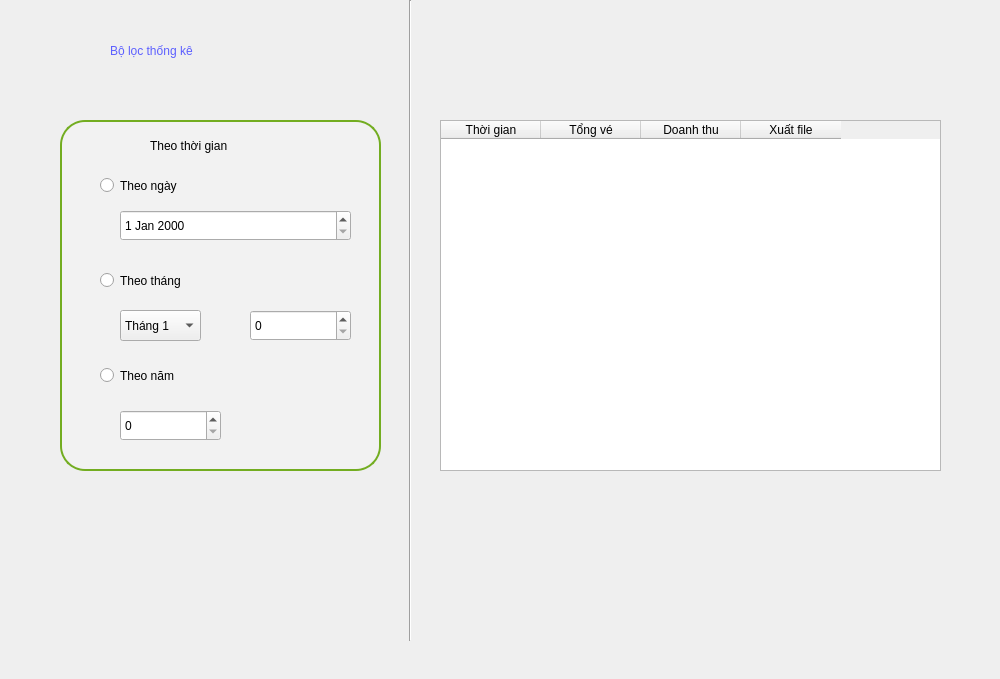
<?xml version="1.0" encoding="UTF-8"?>
<ui version="4.0">
 <class>TKveban</class>
 <widget class="QMainWindow" name="TKveban">
  <property name="geometry">
   <rect>
    <x>0</x>
    <y>0</y>
    <width>1000</width>
    <height>679</height>
   </rect>
  </property>
  <property name="windowTitle">
   <string>MainWindow</string>
  </property>
  <widget class="QWidget" name="centralwidget">
   <widget class="QRadioButton" name="radioButton_2">
    <property name="geometry">
     <rect>
      <x>90</x>
      <y>260</y>
      <width>101</width>
      <height>41</height>
     </rect>
    </property>
    <property name="styleSheet">
     <string notr="true">font: 12pt &quot;MS Shell Dlg 2&quot;;</string>
    </property>
    <property name="text">
     <string>Theo tháng</string>
    </property>
   </widget>
   <widget class="QRadioButton" name="radioButton">
    <property name="geometry">
     <rect>
      <x>90</x>
      <y>170</y>
      <width>121</width>
      <height>31</height>
     </rect>
    </property>
    <property name="styleSheet">
     <string notr="true">font: 12pt &quot;MS Shell Dlg 2&quot;;</string>
    </property>
    <property name="text">
     <string>Theo ngày</string>
    </property>
   </widget>
   <widget class="QSpinBox" name="spinBox_2">
    <property name="geometry">
     <rect>
      <x>240</x>
      <y>310</y>
      <width>101</width>
      <height>31</height>
     </rect>
    </property>
   </widget>
   <widget class="QLabel" name="label_2">
    <property name="geometry">
     <rect>
      <x>140</x>
      <y>130</y>
      <width>131</width>
      <height>31</height>
     </rect>
    </property>
    <property name="styleSheet">
     <string notr="true">font: 75 14pt &quot;MS Shell Dlg 2&quot;;</string>
    </property>
    <property name="text">
     <string>Theo thời gian</string>
    </property>
   </widget>
   <widget class="QRadioButton" name="radioButton_3">
    <property name="geometry">
     <rect>
      <x>90</x>
      <y>360</y>
      <width>101</width>
      <height>31</height>
     </rect>
    </property>
    <property name="styleSheet">
     <string notr="true">font: 12pt &quot;MS Shell Dlg 2&quot;;</string>
    </property>
    <property name="text">
     <string>Theo năm</string>
    </property>
   </widget>
   <widget class="Line" name="line">
    <property name="geometry">
     <rect>
      <x>400</x>
      <y>0</y>
      <width>20</width>
      <height>641</height>
     </rect>
    </property>
    <property name="orientation">
     <enum>Qt::Vertical</enum>
    </property>
   </widget>
   <widget class="QDateEdit" name="dateEdit">
    <property name="geometry">
     <rect>
      <x>110</x>
      <y>210</y>
      <width>231</width>
      <height>31</height>
     </rect>
    </property>
   </widget>
   <widget class="QLabel" name="label">
    <property name="geometry">
     <rect>
      <x>110</x>
      <y>20</y>
      <width>191</width>
      <height>61</height>
     </rect>
    </property>
    <property name="styleSheet">
     <string notr="true">font: 18pt &quot;MS Shell Dlg 2&quot;;
color:rgb(92, 95, 255);</string>
    </property>
    <property name="text">
     <string>Bộ lọc thống kê</string>
    </property>
   </widget>
   <widget class="QComboBox" name="comboBox">
    <property name="geometry">
     <rect>
      <x>110</x>
      <y>310</y>
      <width>81</width>
      <height>31</height>
     </rect>
    </property>
    <item>
     <property name="text">
      <string>Tháng 1</string>
     </property>
    </item>
    <item>
     <property name="text">
      <string>Tháng 2</string>
     </property>
    </item>
    <item>
     <property name="text">
      <string>Tháng 3</string>
     </property>
    </item>
    <item>
     <property name="text">
      <string>Tháng 4</string>
     </property>
    </item>
    <item>
     <property name="text">
      <string>Tháng 5</string>
     </property>
    </item>
    <item>
     <property name="text">
      <string>Tháng 6</string>
     </property>
    </item>
    <item>
     <property name="text">
      <string>Tháng 7</string>
     </property>
    </item>
    <item>
     <property name="text">
      <string>Tháng 8</string>
     </property>
    </item>
    <item>
     <property name="text">
      <string>Tháng 9</string>
     </property>
    </item>
    <item>
     <property name="text">
      <string>Tháng 10</string>
     </property>
    </item>
    <item>
     <property name="text">
      <string>Tháng 11</string>
     </property>
    </item>
    <item>
     <property name="text">
      <string>Tháng 12</string>
     </property>
    </item>
   </widget>
   <widget class="QSpinBox" name="spinBox">
    <property name="geometry">
     <rect>
      <x>110</x>
      <y>410</y>
      <width>101</width>
      <height>31</height>
     </rect>
    </property>
   </widget>
   <widget class="QTableView" name="tableView">
    <property name="geometry">
     <rect>
      <x>60</x>
      <y>120</y>
      <width>321</width>
      <height>351</height>
     </rect>
    </property>
    <property name="styleSheet">
     <string notr="true"> background-color: #f2f2f2;
 border-radius: 25px;
  border: 2px solid #73AD21;</string>
    </property>
   </widget>
   <widget class="QRadioButton" name="radioButton_4">
    <property name="geometry">
     <rect>
      <x>100</x>
      <y>260</y>
      <width>101</width>
      <height>41</height>
     </rect>
    </property>
    <property name="styleSheet">
     <string notr="true">font: 12pt &quot;MS Shell Dlg 2&quot;;</string>
    </property>
    <property name="text">
     <string>Theo tháng</string>
    </property>
   </widget>
   <widget class="QRadioButton" name="radioButton_5">
    <property name="geometry">
     <rect>
      <x>100</x>
      <y>170</y>
      <width>121</width>
      <height>31</height>
     </rect>
    </property>
    <property name="styleSheet">
     <string notr="true">font: 12pt &quot;MS Shell Dlg 2&quot;;</string>
    </property>
    <property name="text">
     <string>Theo ngày</string>
    </property>
   </widget>
   <widget class="QSpinBox" name="spinBox_3">
    <property name="geometry">
     <rect>
      <x>250</x>
      <y>310</y>
      <width>101</width>
      <height>31</height>
     </rect>
    </property>
   </widget>
   <widget class="QLabel" name="label_3">
    <property name="geometry">
     <rect>
      <x>150</x>
      <y>130</y>
      <width>131</width>
      <height>31</height>
     </rect>
    </property>
    <property name="styleSheet">
     <string notr="true">font: 75 14pt &quot;MS Shell Dlg 2&quot;;</string>
    </property>
    <property name="text">
     <string>Theo thời gian</string>
    </property>
   </widget>
   <widget class="QRadioButton" name="radioButton_6">
    <property name="geometry">
     <rect>
      <x>100</x>
      <y>360</y>
      <width>101</width>
      <height>31</height>
     </rect>
    </property>
    <property name="styleSheet">
     <string notr="true">font: 12pt &quot;MS Shell Dlg 2&quot;;</string>
    </property>
    <property name="text">
     <string>Theo năm</string>
    </property>
   </widget>
   <widget class="QDateEdit" name="dateEdit_2">
    <property name="geometry">
     <rect>
      <x>120</x>
      <y>210</y>
      <width>231</width>
      <height>31</height>
     </rect>
    </property>
   </widget>
   <widget class="QComboBox" name="comboBox_2">
    <property name="geometry">
     <rect>
      <x>120</x>
      <y>310</y>
      <width>81</width>
      <height>31</height>
     </rect>
    </property>
    <item>
     <property name="text">
      <string>Tháng 1</string>
     </property>
    </item>
    <item>
     <property name="text">
      <string>Tháng 2</string>
     </property>
    </item>
    <item>
     <property name="text">
      <string>Tháng 3</string>
     </property>
    </item>
    <item>
     <property name="text">
      <string>Tháng 4</string>
     </property>
    </item>
    <item>
     <property name="text">
      <string>Tháng 5</string>
     </property>
    </item>
    <item>
     <property name="text">
      <string>Tháng 6</string>
     </property>
    </item>
    <item>
     <property name="text">
      <string>Tháng 7</string>
     </property>
    </item>
    <item>
     <property name="text">
      <string>Tháng 8</string>
     </property>
    </item>
    <item>
     <property name="text">
      <string>Tháng 9</string>
     </property>
    </item>
    <item>
     <property name="text">
      <string>Tháng 10</string>
     </property>
    </item>
    <item>
     <property name="text">
      <string>Tháng 11</string>
     </property>
    </item>
    <item>
     <property name="text">
      <string>Tháng 12</string>
     </property>
    </item>
   </widget>
   <widget class="QSpinBox" name="spinBox_4">
    <property name="geometry">
     <rect>
      <x>120</x>
      <y>410</y>
      <width>101</width>
      <height>31</height>
     </rect>
    </property>
   </widget>
   <widget class="QWidget" name="widget" native="true">
    <property name="geometry">
     <rect>
      <x>460</x>
      <y>10</y>
      <width>151</width>
      <height>101</height>
     </rect>
    </property>
    <widget class="QLabel" name="label_4">
     <property name="geometry">
      <rect>
       <x>0</x>
       <y>0</y>
       <width>111</width>
       <height>91</height>
      </rect>
     </property>
     <property name="text">
      <string/>
     </property>
     <property name="pixmap">
      <pixmap>../../../../../ảnh python/tickets.png</pixmap>
     </property>
     <property name="scaledContents">
      <bool>true</bool>
     </property>
    </widget>
   </widget>
   <widget class="QTableWidget" name="tableWidget">
    <property name="geometry">
     <rect>
      <x>440</x>
      <y>120</y>
      <width>501</width>
      <height>351</height>
     </rect>
    </property>
    <property name="styleSheet">
     <string notr="true"/>
    </property>
    <column>
     <property name="text">
      <string>Thời gian</string>
     </property>
    </column>
    <column>
     <property name="text">
      <string>Tổng vé</string>
     </property>
    </column>
    <column>
     <property name="text">
      <string>Doanh thu</string>
     </property>
    </column>
    <column>
     <property name="text">
      <string>Xuất file</string>
     </property>
    </column>
   </widget>
  </widget>
 </widget>
 <resources/>
 <connections/>
</ui>
